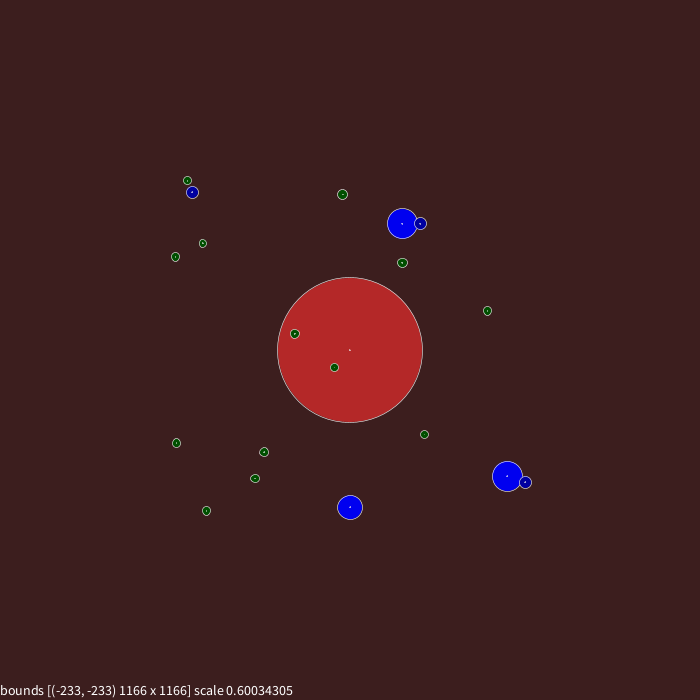
Frame 1 (no input)
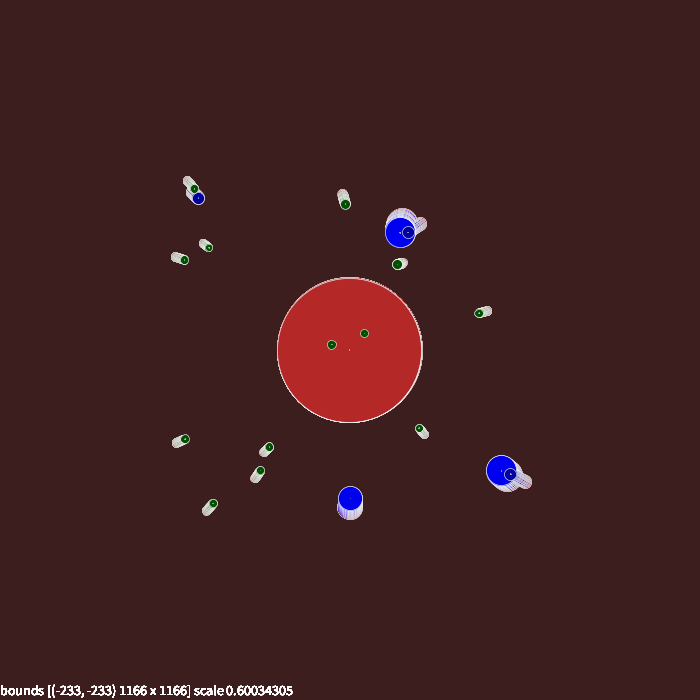
Frame 60 (the mouse pressed at the canvas centre just before this capture)
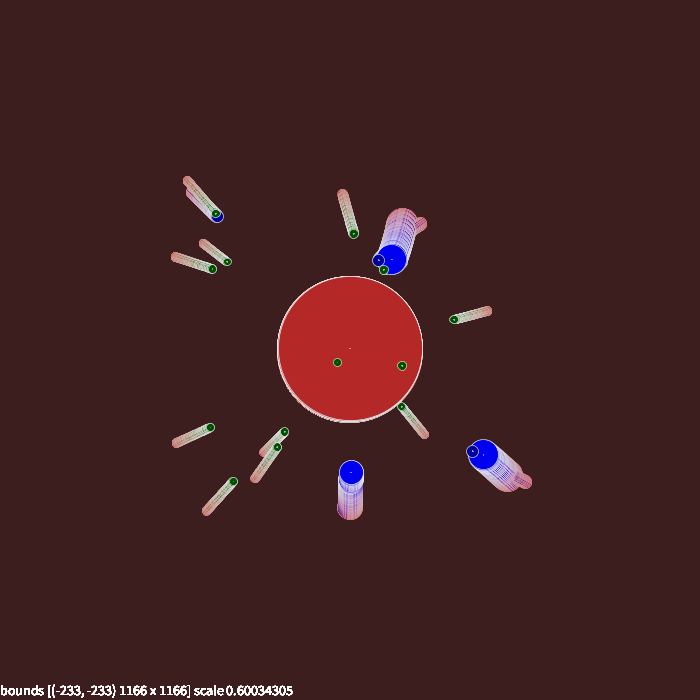
Frame 120 (the mouse held since frame 60 and released just before this capture)

The Processing sketch that drew these frames (run headless with seeded random() and noise(); from frame 60 on, the mouse is pressed at the canvas centre):

// Processing sketch: Noc02_05_GravitationalAttraction
// ── Noc02_05_GravitationalAttraction.pde
// Nature of Code - different take on friction well idea


import java.util.Random;

final int MaxBalls = 20;
final float FrictionCoefficient = 0.03;
final float MaxDistanceConstraint = 200;
final int backRed = 60;
final int backBlue = 30;
final int backGreen = 30;

Rect sceneBounds;
float scale;

Ball[] balls = new Ball[MaxBalls];
Random generator = new Random();

void setup() {
  size(700, 700);
  frameRate(100);
  createBalls();
  scale = .6;
  int newWidth = (int)(width/scale);
  int newHeight = (int)(height/scale);
  sceneBounds = new Rect((width-newWidth)/2,(height-newHeight)/2,newWidth,newHeight);
  background(backRed,backBlue,backGreen);
}

void draw() {
  fadeBackground();
  updateBalls();
  setScale();
  drawBalls();
  drawInfoText();
}

void createBalls() {
  final color blue = color(0,0,240);
  final color darkBlue = color(0,0,160);
  final color darkGreen = color(0,80,0);
  
  balls[0] = new Ball(width/2, height/2, 2400, 10);
  balls[1] = new Ball(width/8, height/8, 40, 2);
  balls[1].colour = darkBlue;
  balls[2] = new Ball(4*width/8, 7*height/8, 80, 2);
  balls[2].colour = blue;
  balls[3] = new Ball(5*width/8, height/5, 250, 5);
  balls[3].colour = blue;
  balls[4] = new Ball(30+(5*width/8), height/5, 40, 2);
  balls[4].colour = darkBlue;
  balls[5] = new Ball(7*width/8, 4*height/5, 250, 5);
  balls[5].colour = blue;
  balls[6] = new Ball(30+(7*width/8), 10+(4*height/5), 40, 2);
  balls[6].colour = darkBlue;
  
  for (int i = 7; i < MaxBalls; i++) {
    balls[i] = new Ball((int)random(50,width-50), (int)random(50,height-50), (int)(40+random(10)), 3);
    balls[i].colour = darkGreen;
  }
}

void updateBalls() {
  for (int i = 0; i < balls.length; i++) {
    Ball ballA = balls[i];
    for (int j = i+1; j < balls.length; j++) {
      Ball ballB = balls[j];
      ballA.applyAttraction(ballB,MaxDistanceConstraint);
      ballB.applyAttraction(ballA,MaxDistanceConstraint);
    }
    ballA.update();
    
    adjustSceneBoundsForBall(ballA);
  }
}

void adjustSceneBoundsForBall(Ball ball) {
  Rect bb = ball.getBoundingBox();
  PVector sceneBR = sceneBounds.getBottomRight();
  PVector ballBR = bb.getBottomRight();
  
  // always shift same amount in X and Y for consistency
  int bbMin = min(bb.x, bb.y);
  
  sceneBounds.x = min(sceneBounds.x, bbMin);
  sceneBounds.y = min(sceneBounds.y, bbMin);
  
  sceneBounds.width = (int)max(sceneBR.x, ballBR.x) - sceneBounds.x;
  sceneBounds.height = (int)max(sceneBR.y, ballBR.y) - sceneBounds.y; 
}

void setScale() {
  float lastScale = scale;
  scale = min(width/(float)sceneBounds.width, height/(float)sceneBounds.height); //<>//
  
  if (abs(lastScale-scale) > Geometry.ZERO_TOL) {
    background(backRed,backBlue,backGreen);
  }
}

void drawBalls() {
  pushMatrix();
  scale(scale, scale);
  translate(-sceneBounds.x, -sceneBounds.y);
  
  for (int i = 0; i < balls.length; i++) {
    balls[i].display();
  }
  
  popMatrix();
}

void fadeBackground() {
  int totalPixels = width*height;
  loadPixels();
  int backBlueHigh = backBlue+30;
  int backGreenHigh = backGreen+30;
  int backRedHigh = 200;
  for (int i = 0; i < totalPixels; i++) {
    int red = pixels[i] >> 16 & 0xFF;
    int green = pixels[i] >> 8 & 0xFF;
    int blue = pixels[i] & 0xFF;
    if (red < backRed) red += 1;
    if (red > backRedHigh) red -= 1;
    if (blue > backBlueHigh) blue -= 1;
    if (blue < backBlue) blue += 1;
    if (green > backGreenHigh) green -= 1;
    if (green < backGreen) green += 1;
    pixels[i] = color(red, green, blue);
  }
  updatePixels();
}

void drawInfoText() {
  fill(255);
  textSize(14);
  text("bounds " + sceneBounds.ToString() + " scale " + scale, 0, height-5);
}
// ── Ball.pde

class Ball extends Mover {
  Random generator;
  final float BallMassMean = 60;
  final float BallMassStdDeviation = 30;
  
  Ball(int x, int y, float m) {
    this(x, y, m, 1);
  }

  Ball(int x, int y, float m, float d) {
    super();
    velocity = new PVector(0,0);
    location = new PVector(x,y);
    mass = m;
    density = d;
  }

  void update() {
     super.update();
    //traverseEdges();
  }

  void traverseEdges() {
    if (location.x > width) {
      location.x = 1;
    } else if (location.x < 0) {
      location.x = width-1;
    }
    
    if (location.y > height) {
      location.y = 1;
    } else if (location.y < 0) {
      location.y = height-1;
    }
  }
}
// ── Geometry.pde
class Line {
  PVector origin;
  PVector direction;
  
  Line(PVector origin, PVector direction) {
    this.origin = origin;
    this.direction = direction.copy();
    this.direction.normalize();
  }
  
  PVector pointAt(float distance) {
    PVector result = direction.copy();
    result.mult(distance);
    result.add(origin);
    return result;
  }
}

class Circle {
  PVector center;
  float radius;
  
  Circle(PVector center, float radius) {
    this.center = center;
    this.radius = radius;
  }
  
  boolean contains(PVector point) {
    return PVector.sub(center,point).mag() < radius;
  }
}

class Rect {
  int x;  // left
  int y;  // top
  int width;
  int height;
  
  Rect(float x, float y, float width, float height) {
    this.x = (int)x;
    this.y = (int)y;
    this.width = (int)width;
    this.height = (int)height;
  }
  
  PVector getTopLeft() {
    return new PVector(x, y);
  }
  
  PVector getBottomRight() {
    return new PVector(x+width, y+height);
  }
  
  String ToString() {
    return String.format("[(%d, %d) %d x %d]", x, y, width, height);
  }
}

static class Geometry {
  final static float ZERO_TOL = 0.00001;
  
  static PVector[] getPointsWhereLineIntersectsCircle(Line line, Circle circle) {
    // based on https://en.wikipedia.org/wiki/Line%E2%80%93sphere_intersection
    // lineDirection assumed to be normalised.
    // if line does not intersect, circleCentre is returned as the intersection point.
    
    PVector[] result = new PVector[2];
    
    PVector vO_C = PVector.sub(line.origin, circle.center);
    float ldotO_C = line.direction.dot(vO_C);
    float magO_C = vO_C.mag();
    float sq = (ldotO_C*ldotO_C) - (magO_C*magO_C) + (circle.radius*circle.radius);
    if (sq < -ZERO_TOL) {
      // no solution
      result[0] = result[1] = circle.center;
      return result;
    }
    
    float sqroot = sqrt(sq);
    result[0] = line.pointAt(-ldotO_C-sqroot);
    
    if (sq < ZERO_TOL) {
      // one solution
      result[1] = result[0];
    } else {
      result[1] = line.pointAt(-ldotO_C+sqroot);
    }
    
    return result;
  }
}
// ── Mover.pde
// Based on code samples in Nature of Code by Daniel Shiffman

class Mover {
  PVector location;
  PVector velocity;
  PVector acceleration;
  color colour;
  
  float mass;
  float density;  // per pixel
  final private int DefaultMass = 100;
  final private float DefaultDensity = 1;
  final float UniversalGravitationalConstant = 0.1;
  
  Mover() {
    location = new PVector(0, 0);
    velocity = new PVector(0, 0);
    acceleration = new PVector(0, 0);
    mass = DefaultMass;
    density = DefaultDensity;
    colour = color(180,40,40);
  }

  void update() {
    velocity.add(acceleration);
    location.add(velocity);
    
    resetAcceleration();
  }
  
  void display() {
    stroke(240);
    fill(colour);
    int drawSize = getDrawSize();
    ellipse(location.x, location.y, drawSize, drawSize);
    ellipse(location.x, location.y, 1, 1);
  }
  
  void applyForce(PVector force)
  {
    acceleration.add(PVector.div(force,mass));
  }
  
  void applyFriction(float coefficient) {
    if (abs(coefficient) < 0.001) return;
    
    PVector friction = velocity.copy();
    // For now we're assuming friction applies in every direction equally.
    friction.mult(-1);
    friction.normalize();
    friction.mult(coefficient*mass);
    
    applyForce(friction);
  }
  
  void resetAcceleration() {
    acceleration.mult(0);
  }
  
  void applyAttraction(Mover m, float maxDist) {
    // calculate attraction force towards m - see page 95 of Nature of Code
    PVector attraction = m.location.copy();
    attraction.sub(location);
    float distance = constrain(attraction.mag(),60,maxDist);
    attraction.normalize();
    float attractionMag = (UniversalGravitationalConstant*mass*m.mass)/(distance*distance);
    attraction.mult(attractionMag);
    
    applyForce(attraction);
  }
  
  int getDrawSize() {
    return (int)(mass/density);
  }
  
  Rect getBoundingBox() {
    int drawRadius = getDrawSize()/2;
    return new Rect(location.x-drawRadius, location.y-drawRadius, drawRadius, drawRadius);
  }
}
